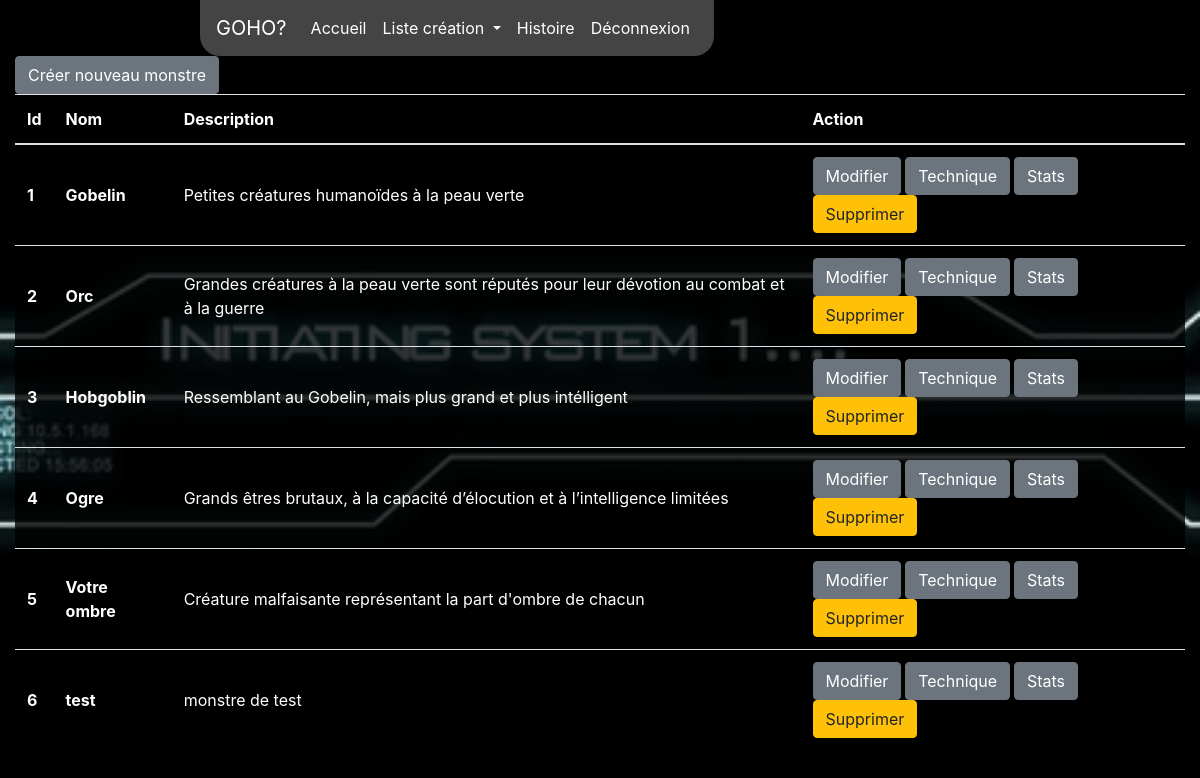
/?page=liste-monstre (signed in), run on an earlier commit of the app's database.
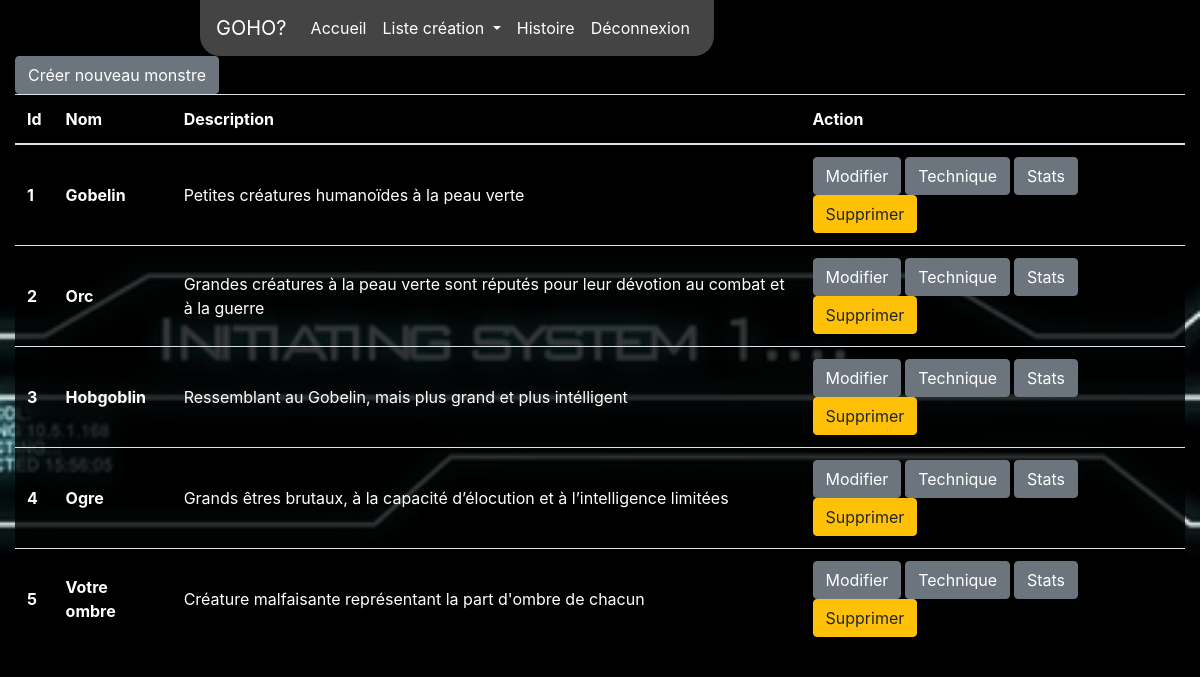
And on a later commit of the database.
### tables this page shows
CREATE TABLE `Monstre` (
  `id` int(11) NOT NULL,
  `Nom` varchar(250) NOT NULL,
  `Description` varchar(250) NOT NULL
);

### app/modeleMonstre.php (called while the page is built, shortened)
<?php
function listeMonstre(){
  $connect = con();
  $sql = "SELECT * FROM `Monstre`";
  $result = $connect->query($sql);
  $tableMonstre = $result->fetch_all(MYSQLI_ASSOC);
  return $tableMonstre;
}
?>

### utilisateur/admin/monstre/listeMonstre.php (the view, shortened to what this page needs)
<div class="col align-self-center">
  <a href="/?page=creer-monstre" class="btn btn-secondary">Créer nouveau monstre</a>
  <table class="table table-striped listTableBackground">
    <thead>
      <tr>
        <th>Id</th>
        <th>Nom</th>
        <th>Description</th>
        <th class="tableActionMonstre">Action</th>
      </tr>
    </thead>
    <tbody>
      <?php foreach(listeMonstre() as $key => $value){ ?>
        <tr>
          <th><?= $value['id'] ?></th>
          <th><?= $value['Nom'] ?></th>
          <td><?= $value['Description'] ?></td>
          <th>
            <a href="/?page=modify-monstre&id=<?= $value['id'] ?>" class="btn btn-secondary">Modifier</a>
            <a href="/?page=liste-techMonstre&id=<?= $value['id'] ?>&nom=<?= $value['Nom'] ?>" class="btn btn-secondary">Technique</a>
            <a href="/?page=liste-monstreStats&id=<?= $value['id'] ?>&nom=<?= $value['Nom'] ?>" class="btn btn-secondary">Stats</a>
            <form class="d-inline" action="" method="post">
              <button class="btn btn-warning" type="submit" name="del">Supprimer</button>
            </form>
          </th>
        <?php } ?>
      </tr>
    </tbody>
  </table>
</div>

What changed in the data, as far as the page shows it:
removed monstre: id "6", Nom "test", Description "monstre de test"
